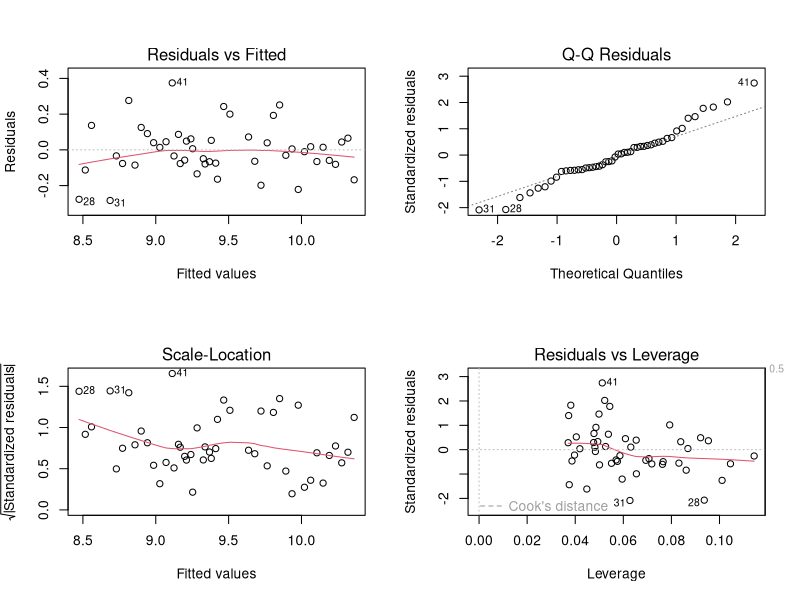
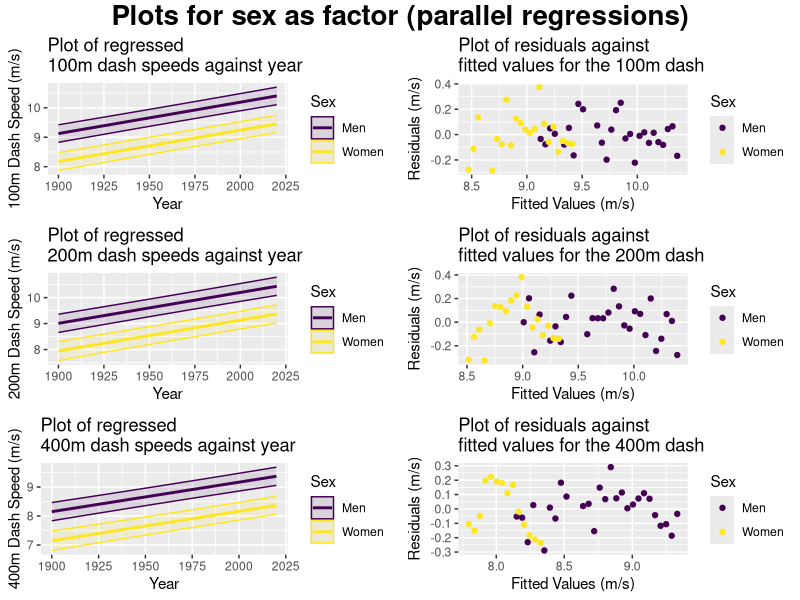
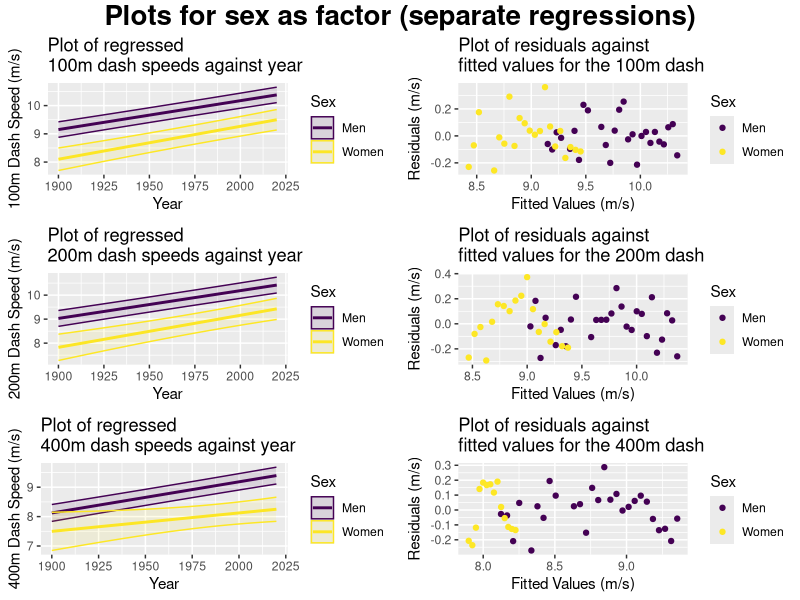

These charts were generated, in order, by the following R code:
library(tidyverse)
library(ggplot2)
library(ggpubr)
library(xtable)
library(e1071)
library(viridis)

opts <- options()  # save old options

scale_fill_discrete <- scale_fill_viridis_d
scale_colour_discrete <- scale_colour_viridis_d

OT2016 <- read.table("Olympictrack2016.txt", header = TRUE)
OT2016$Time.100 <- 100 / OT2016$Time.100
OT2016$Time.200 <- 200 / OT2016$Time.200
OT2016$Time.400 <- 400 / OT2016$Time.400

OT2016_men <- OT2016 %>% filter(Sex == "Men")
OT2016_women <- OT2016 %>% filter(Sex == "Women")


par(mfrow = c(2, 2))
ohmd <- lm(data = OT2016, Time.100 ~ Year + Sex)
thmd <- lm(data = OT2016, Time.200 ~ Year + Sex)
fhmd <- lm(data = OT2016, Time.400 ~ Year + Sex)
summary(ohmd)
summary(thmd)
summary(fhmd)

plot(ohmd)

year_start <- 1900
year_end <- 2020
preddata <- data.frame(Year = rep(seq(year_start, year_end, 1), 2),
                       Sex = factor(rep(
                         c('Men', 'Women'), each = (year_end - year_start) / 1 + 1
                       )))


preddata$Time.100 <- predict(ohmd, preddata)
preddata$Time.100.pred <-
  predict(ohmd, preddata, interval = "prediction", level = 0.95)[, 3]
preddata$Time.100.pred <- preddata$Time.100.pred - preddata$Time.100
preddata$Time.200 <- predict(thmd, preddata)
preddata$Time.200.pred <-
  predict(thmd, preddata, interval = "prediction", level = 0.95)[, 3]
preddata$Time.200.pred <- preddata$Time.200.pred - preddata$Time.200
preddata$Time.400 <- predict(fhmd, preddata)
preddata$Time.400.pred <-
  predict(fhmd, preddata, interval = "prediction", level = 0.95)[, 3]
preddata$Time.400.pred <- preddata$Time.400.pred - preddata$Time.400

p <- ggplot(preddata, aes(x = Year, color = Sex, fill = Sex))
p.100 <-
  p + geom_line(aes(y = Time.100), size = 1) +
  geom_ribbon(aes(
    ymin = Time.100 - Time.100.pred,
    ymax = Time.100 + Time.100.pred
  ),
  alpha = 0.1) + ylab("100m Dash Speed (m/s)") + ggtitle("Plot of regressed \n100m dash speeds against year")
p.200 <- p + geom_line(aes(y = Time.200), size = 1) +
  geom_ribbon(aes(
    ymin = Time.200 - Time.200.pred,
    ymax = Time.200 + Time.200.pred
  ),
  alpha = 0.1) + ylab("200m Dash Speed (m/s)") + ggtitle("Plot of regressed \n200m dash speeds against year")
p.400 <- p + geom_line(aes(y = Time.400), size = 1) +
  geom_ribbon(aes(
    ymin = Time.400 - Time.400.pred,
    ymax = Time.400 + Time.400.pred
  ),
  alpha = 0.1) + ylab("400m Dash Speed (m/s)") + ggtitle("Plot of regressed \n400m dash speeds against year")

pr.100 <-
  ggplot(ohmd, aes(
    x = .fitted,
    y = .resid,
    color = Sex,
    fill = Sex
  )) + geom_point() + xlab("Fitted Values (m/s)") + ylab("Residuals (m/s)") + ggtitle("Plot of residuals against \nfitted values for the 100m dash")
pr.200 <-
  ggplot(thmd, aes(
    x = .fitted,
    y = .resid,
    color = Sex,
    fill = Sex
  )) + geom_point() + xlab("Fitted Values (m/s)") + ylab("Residuals (m/s)") + ggtitle("Plot of residuals against \nfitted values for the 200m dash")
pr.400 <-
  ggplot(fhmd, aes(
    x = .fitted,
    y = .resid,
    color = Sex,
    fill = Sex
  )) + geom_point() + xlab("Fitted Values (m/s)") + ylab("Residuals (m/s)") + ggtitle("Plot of residuals against \nfitted values for the 400m dash")

fig1 <- ggarrange(p.100,
          pr.100,
          p.200,
          pr.200,
          p.400,
          pr.400,
          ncol = 2,
          nrow = 3)

annotate_figure(fig1, top = text_grob("Plots for sex as factor (parallel regressions)", face = "bold", size = 20))


ohmd_m <- lm(data = OT2016_men, Time.100 ~ Year)
thmd_m <- lm(data = OT2016_men, Time.200 ~ Year)
fhmd_m <- lm(data = OT2016_men, Time.400 ~ Year)
summary(ohmd_m)
summary(thmd_m)
summary(fhmd_m)

ohmd_w <- lm(data = OT2016_women, Time.100 ~ Year)
thmd_w <- lm(data = OT2016_women, Time.200 ~ Year)
fhmd_w <- lm(data = OT2016_women, Time.400 ~ Year)
summary(ohmd_w)
summary(thmd_w)
summary(fhmd_w)

preddata_m <- data.frame(Year = rep(seq(year_start, year_end, 1), 1))
preddata_w <- data.frame(Year = rep(seq(year_start, year_end, 1), 1))

preddata_m$Time.100 <- predict(ohmd_m, preddata_m)
preddata_m$Time.100.pred <-
  predict(ohmd_m, preddata_m, interval = "prediction", level = 0.95)[, 3]
preddata_m$Time.100.pred <- preddata_m$Time.100.pred - preddata_m$Time.100
preddata_m$Time.200 <- predict(thmd_m, preddata_m)
preddata_m$Time.200.pred <-
  predict(thmd_m, preddata_m, interval = "prediction", level = 0.95)[, 3]
preddata_m$Time.200.pred <- preddata_m$Time.200.pred - preddata_m$Time.200
preddata_m$Time.400 <- predict(fhmd_m, preddata_m)
preddata_m$Time.400.pred <-
  predict(fhmd_m, preddata_m, interval = "prediction", level = 0.95)[, 3]
preddata_m$Time.400.pred <- preddata_m$Time.400.pred - preddata_m$Time.400

preddata_w$Time.100 <- predict(ohmd_w, preddata_w)
preddata_w$Time.100.pred <-
  predict(ohmd_w, preddata_w, interval = "prediction", level = 0.95)[, 3]
preddata_w$Time.100.pred <- preddata_w$Time.100.pred - preddata_w$Time.100
preddata_w$Time.200 <- predict(thmd_w, preddata_w)
preddata_w$Time.200.pred <-
  predict(thmd_w, preddata_w, interval = "prediction", level = 0.95)[, 3]
preddata_w$Time.200.pred <- preddata_w$Time.200.pred - preddata_w$Time.200
preddata_w$Time.400 <- predict(fhmd_w, preddata_w)
preddata_w$Time.400.pred <-
  predict(fhmd_w, preddata_w, interval = "prediction", level = 0.95)[, 3]
preddata_w$Time.400.pred <- preddata_w$Time.400.pred - preddata_w$Time.400

preddata_nonpar <- bind_rows(preddata_m, preddata_w, .id = "Sex")
preddata_nonpar$Sex <- factor(preddata_nonpar$Sex)
levels(preddata_nonpar$Sex) <- c("Men", "Women")

ohmd_m <- fortify(ohmd_m)
ohmd_m$Sex <- as.factor("Men")
ohmd_w <- fortify(ohmd_w)
ohmd_w$Sex <- as.factor("Women")
thmd_m <- fortify(thmd_m)
thmd_m$Sex <- as.factor("Men")
thmd_w <- fortify(thmd_w)
thmd_w$Sex <- as.factor("Women")
fhmd_m <- fortify(fhmd_m)
fhmd_m$Sex <- as.factor("Men")
fhmd_w <- fortify(fhmd_w)
fhmd_w$Sex <- as.factor("Women")


p <- ggplot(preddata_nonpar, aes(x = Year, color = Sex, fill = Sex))
p.100 <-
  p + geom_line(aes(y = Time.100), size = 1) +
  geom_ribbon(aes(
    ymin = Time.100 - Time.100.pred,
    ymax = Time.100 + Time.100.pred
  ),
  alpha = 0.1) + ylab("100m Dash Speed (m/s)") + ggtitle("Plot of regressed \n100m dash speeds against year")
p.200 <- p + geom_line(aes(y = Time.200), size = 1) +
  geom_ribbon(aes(
    ymin = Time.200 - Time.200.pred,
    ymax = Time.200 + Time.200.pred
  ),
  alpha = 0.1) + ylab("200m Dash Speed (m/s)") + ggtitle("Plot of regressed \n200m dash speeds against year")
p.400 <- p + geom_line(aes(y = Time.400), size = 1) +
  geom_ribbon(aes(
    ymin = Time.400 - Time.400.pred,
    ymax = Time.400 + Time.400.pred
  ),
  alpha = 0.1) + ylab("400m Dash Speed (m/s)") + ggtitle("Plot of regressed \n400m dash speeds against year")

pr.100 <-
  ggplot(mapping = aes(
    x = .fitted,
    y = .resid,
    color = Sex,
    fill = Sex
  )) + geom_point(data = ohmd_m) + geom_point(data = ohmd_w)  + xlab("Fitted Values (m/s)") + ylab("Residuals (m/s)") + ggtitle("Plot of residuals against \nfitted values for the 100m dash")
pr.200 <-
  ggplot(mapping = aes(
    x = .fitted,
    y = .resid,
    color = Sex,
    fill = Sex
  )) + geom_point(data = thmd_m) + geom_point(data = thmd_w) + xlab("Fitted Values (m/s)") + ylab("Residuals (m/s)") + ggtitle("Plot of residuals against \nfitted values for the 200m dash")
pr.400 <-
  ggplot(mapping = aes(
    x = .fitted,
    y = .resid,
    color = Sex,
    fill = Sex
  )) + geom_point(data = fhmd_m) + geom_point(data = fhmd_w) + xlab("Fitted Values (m/s)") + ylab("Residuals (m/s)") + ggtitle("Plot of residuals against \nfitted values for the 400m dash")

fig1 <- ggarrange(p.100,
                  pr.100,
                  p.200,
                  pr.200,
                  p.400,
                  pr.400,
                  ncol = 2,
                  nrow = 3)

annotate_figure(fig1, top = text_grob("Plots for sex as factor (separate regressions)", face = "bold", size = 20))


